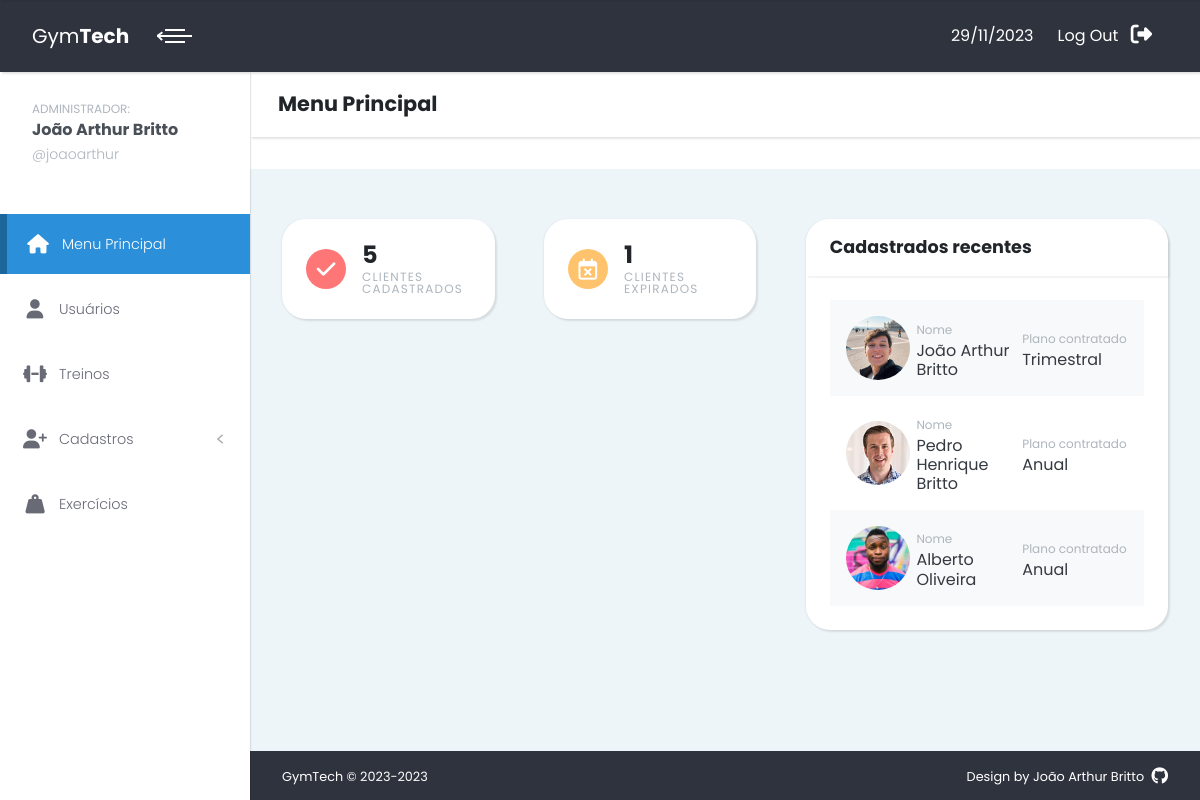
The app's page / (signed in) with its own data.
### cadastro/models.py (models this page shows, shortened)
class Person(models.Model):
    matricula = models.AutoField('Matrícula', primary_key=True)
    name = models.CharField('Nome', max_length=100)
    email = models.EmailField('E-mail')
    cpf = models.CharField('CPF', max_length=14, unique=True)
    birthDate = models.DateField('Data de nascimento')
    phone = models.CharField('Telefone', max_length=15)
    whatsapp = models.BooleanField('Possui whatsapp?', default=True)
    profileImage = models.ImageField('Imagem de perfil', upload_to ="profileImages/", blank=True)

class Plan(models.Model):
    plan_choices = [
        ('Planos',
            (
                ('Mensal', 'Mensal'),
                ('Trimestral', 'Trimestral'),
                ('Semestral', 'Semestral'),
                ('Anual', 'Anual'),
            ),
        ),
    ]
    plan_person = models.OneToOneField(Person, on_delete=models.CASCADE, related_name="plan")
    plan_name = models.CharField('Nome do plano',choices=plan_choices,default=plan_choices[0][1][3] , max_length=10)
    signature_date = models.DateField('Data de assinatura', auto_now=True)
    expiration_date = models.DateField('Data de expiração')

### menu/views.py (the view)
# urls.py: path("", views.main ,name='menu-principal'),
@login_required
def main(request):
    people = Person.objects.all().order_by("-plan__signature_date","-matricula")
    expired_count = people.filter(plan__expiration_date__lt=timezone.now().date()).count()
    context = {
        "people":people[:3],
        "people_count":people.count(),
        "expired_count":expired_count,
    }
    return render(request, 'index.html', context=context)

### usuarios/templatetags/customTags.py (called while the page is built)
@register.filter
def starts_with(value, prefix):
    return value.startswith(prefix)

### menu/templates/index.html (shortened to what this page needs)
{% extends 'layout.html' %}
{% load static %}
{% block subtitle %}Menu Principal{% endblock %}
{% block content %}
<section class="pb-0">
  <div class="container-fluid">
    <div class="row justify-content-between gy-4">
      <div class="col-lg-3 col-sm">
        <div class="card mb-0">
          <div class="card-body">
            <div class="d-flex align-items-center">
              <div class="icon flex-shrink-0 bg-red"><i class="fa-solid fa-check fa-lg"></i></div>
              <div class="ms-3"><strong class="text-lg d-block lh-1 mb-1">{{people_count}}</strong><small class="text-uppercase text-gray-500 small d-block lh-1">Clientes Cadastrados</small></div>
            </div>
          </div>
        </div>
      </div>
      <div class="col-lg-3 col-sm">
        <div class="card mb-0">
          <div class="card-body">
            <div class="d-flex align-items-center">
              <div class="icon flex-shrink-0 bg-orange"><i class="fa-regular fa-calendar-xmark fa-lg"></i></i></div>
              <div class="ms-3"><strong class="text-lg d-block lh-1 mb-1">{{expired_count}}</strong><small class="text-uppercase text-gray-500 small d-block lh-1">Clientes expirados</small></div>
            </div>
          </div>
        </div>
      </div>
      <div class="col-xl-5 col-lg-6">
        <div class="card mb-0 h-100">
          <div class="card-header d-flex align-items-center justify-content-between">
            <h3 class="h4 mb-0">Cadastrados recentes</h3>
          </div>
          <div class="card-body">
            {% if people %}
              {% for person in people %}
              <div class="p-3 d-flex align-items-center {% cycle 'bg-light' '' %}">
                <div class="col-3">
                  <img class="circular-image-xs border-image-menu" src="{% if person.profileImage %}{{person.profileImage.url}}{% else %}{% static 'img/profile-default.jpeg' %}{% endif %}" alt="Imagem de Perfil">
                </div>
                <div class="col">
                  <small class="text-gray-500">Nome</small>
                  <h3 class="h5 fw-normal text-dark mb-0">{{person.name}}</h3>
                </div>
                <div class="col">
                  <small class="text-gray-500">Plano contratado</small>
                  <h3 class="h5 fw-normal text-dark mb-0">{{person.plan.plan_name}}</h3>
                </div>
              </div>
              {% endfor %}
            {% else %}
              <div class="d-flex align-items-center justify-content-center">
                <p>Não existem usuários cadastrados</p>
              </div>
            {% endif %}
          </div>
        </div>
      </div>
    </div>
  </div>
</section>
{% endblock %}

### menu/templates/layout.html (shortened to what this page needs)
{% extends 'head_layout.html' %}
{% block main_layout %}
{% load static %}
{% load customTags %}
{% now "Y" as current_year %}
{% url 'menu-principal' as menu %}
{% url 'cadastro' as cadastro %}
{% url 'usuarios' as usuarios %}
{% url 'treinos' as treinos %}
{% url 'exercicios' as exerciciosUrl %}
{% now "d/m/Y" as current_date %}
  <div class="page">
    <header class="header z-index-50">
      <nav
        class="nav navbar py-3 px-0 shadow-sm text-white position-relative">
        <div class="container-fluid w-100">
          <div
            class="navbar-holder d-flex align-items-center justify-content-between w-100">
            <div class="navbar-header">
              <a
                class="navbar-brand d-none d-sm-inline-block"
                href="/">
                <div class="brand-text d-none d-lg-inline-block">
                  <span>Gym</span><strong>Tech</strong>
                </div>
              </a>
              <a
                class="ms-2 menu-btn active"
                id="toggle-btn"
                href="#"><span></span><span></span><span></span></a>
            </div>
            <ul
              class="nav-menu list-unstyled d-flex flex-md-row align-items-center">
              <li class="nav-item my-0 py-0">
                <p class="d-inline me-xl-2 mt-5">{{current_date}}</p>
              </li>
              <li class="nav-item">
                <a class="nav-link text-white" href="{% url 'logout' %}">
                  <span class="d-none d-sm-inline me-xl-2">Log Out</span>
                  <i class="fa-solid fa-right-from-bracket fa-lg"></i>
                </a>
              </li>
            </ul>
          </div>
        </div>
      </nav>
    </header>
    <div class="page-content d-flex align-items-stretch">
      <nav class="side-navbar z-index-40">
        <a href="{% url 'admin' %}" class>
          <div class="sidebar-header d-flex align-items-center py-4 px-3">
            <div class="ms-3 title">
              <small class="text-gray-500">ADMINISTRADOR:</small>
              <h5 class="mb-2 me-0 text-gray-700">
                {{user.first_name}} {{user.last_name}}
              </h5>
              <p class="text-sm text-gray-500 fw-light mb-0 lh-1">
                @{{user.username}}
              </p>
            </div>
          </div>
        </a>
        <ul class="list-unstyled py-4">
          <li
            class="sidebar-item {% if request.path == menu %} active {% endif %}">
            <a class="sidebar-link" href="{{menu}}">
              <i class="fa-solid fa-house fa-lg me-xl-2"></i>
              Menu Principal
            </a>
          </li>
          <li
            class="sidebar-item {% if request.path|starts_with:usuarios %}active{% endif %}">
            <a class="sidebar-link" href="{{usuarios}}">
              <i class="fa-solid fa-user fa-lg me-xl-2"></i>
              Usuários
            </a>
          </li>
          <li
            class="sidebar-item {% if request.path|starts_with:treinos %}active{% endif %}">
            <a class="sidebar-link" href="{{treinos}}">
              <i class="fa-solid fa-dumbbell fa-lg me-xl-2"></i>
              Treinos
            </a>
          </li>
          <li
            class="sidebar-item {% if request.path|starts_with:cadastro %}active{% endif %}">
            <a
              class="sidebar-link"
              href="#exampledropdownDropdown"
              data-bs-toggle="collapse">
              <i class="fa-solid fa-user-plus fa-lg me-xl-2"></i>
              Cadastros
            </a>
          </li>
          <li
            class="sidebar-item {% if request.path|starts_with:exerciciosUrl %}active{% endif %}">
            <a class="sidebar-link" href="{{exerciciosUrl}}">
              <i class="fa-solid fa-weight-hanging fa-lg me-xl-2"></i>
              Exercícios
            </a>
          </li>
        </ul>
      </nav>
      <div class="content-inner w-100">
        <header class="bg-white shadow-sm px-4 py-3 z-index-20">
          <div class="container-fluid px-0">
            <h2 class="mb-0 p-1">{% block subtitle %}{% endblock %}</h2>
          </div>
        </header>
        <div class="bg-white">
          <div class="container-fluid">
            <nav aria-label="breadcrumb">
              <ol class="breadcrumb mb-0 py-3">
              </ol>
            </nav>
          </div>
        </div>
        {% include 'messages.html' %} {% block content %} {% endblock %}
        <footer
          class="position-absolute bottom-0 bg-darkBlue text-white text-center py-3 w-100 text-xs"
          id="footer">
          <div class="container-fluid">
            <div class="row gy-2">
              <div class="col-sm-6 text-sm-start">
                <p class="mb-0">GymTech © 2023-{{current_year}}</p>
              </div>
              <div class="col-sm-6 text-sm-end">
                <p class="mb-0">
                  Design by
                  <a
                    href="https://github.com/j0aoarthur"
                    class="text-white text-decoration-none">João Arthur Britto
                    <i class="ms-1 fa-brands fa-github fa-lg"></i>
                  </a>
                </p>
              </div>
            </div>
          </div>
        </footer>
      </div>
    </div>
  </div>
{% endblock %}

### staticfiles/css/custom.css (style rules this page uses)
.sidebar-item { margin: 5px 0; line-height: 0.8rem; }
.sidebar-link { font-weight: 600; color: #2b90d9; }
.sidebar-link i { margin: 0.8rem 0; width: 2rem; text-align: center; }
.circular-image-xs { width: 4rem; height: 4rem; border-radius: 50%; object-fit: cover; }

### records on screen
Person: profileImage (placeholder picture), name "João Arthur Britto", plan.plan_name "Trimestral"
Person: profileImage (picture), name "Pedro Henrique Britto", plan.plan_name "Anual"
Person: profileImage (picture), name "Alberto Oliveira", plan.plan_name "Anual"

### other values on screen
{{ current_date }} "29/11/2023"
{{ user.first_name }} "João Arthur"
{{ user.last_name }} "Britto"
{{ user.username }} "joaoarthur"
{{ people_count }} "5"
{{ expired_count }} "1"
{{ current_year }} "2023"
